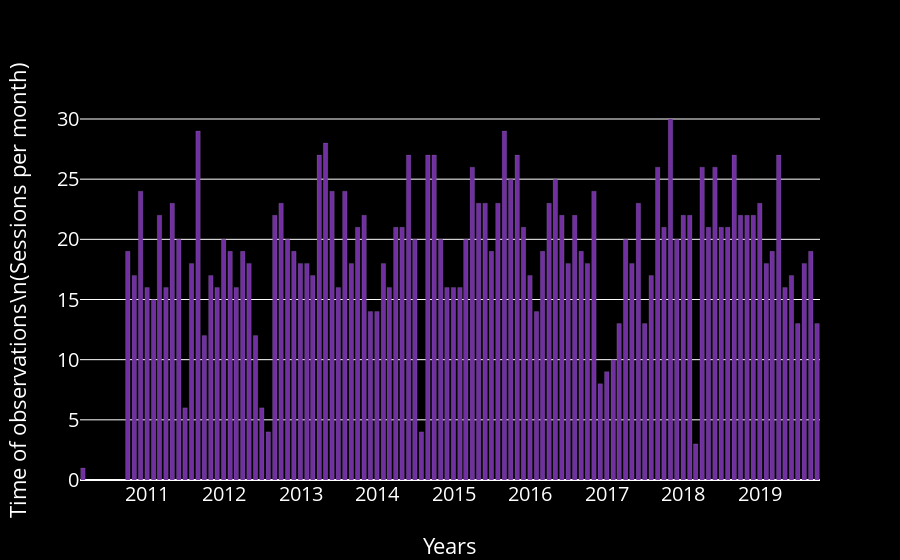

Notebook code cell kept with this figure:
### Code cell
# create trace1 
trace1 = go.Bar(
    x = crab_session_M.index,
    y = crab_session_M.Session,
    marker = dict(color = 'rgb(112, 48, 160)',
                  line=dict(color='rgb(255,255,255)',width=0.1)),
    

)

data = [trace1]
layout = go.Layout(barmode = "group")
fig = go.Figure(data = data, layout = layout)
fig.update_layout(
    xaxis_tickfont_size=14,
    yaxis=dict(
        title='Time of observations\n(Sessions per month)',
        titlefont_size=22,
        tickfont_size=20,
        color = 'rgb(255, 255, 255)',
    ),
    xaxis=dict(
        title='Years',
        titlefont_size=22,
        tickfont_size=20,
        color = 'rgb(255, 255, 255)',
    ),
    legend=dict(
        x=0,
        y=1.0,
        bgcolor='rgba(255, 255, 255, 0)',
        bordercolor='rgba(255, 255, 255, 0)'
    ),
    barmode='group',
    bargap=0.15, # gap between bars of adjacent location coordinates.
    bargroupgap=0.1, # gap between bars of the same location coordinate.
    plot_bgcolor='rgb(0,0,0)',
    paper_bgcolor='rgb(0,0,0)',
)
fig.show()
